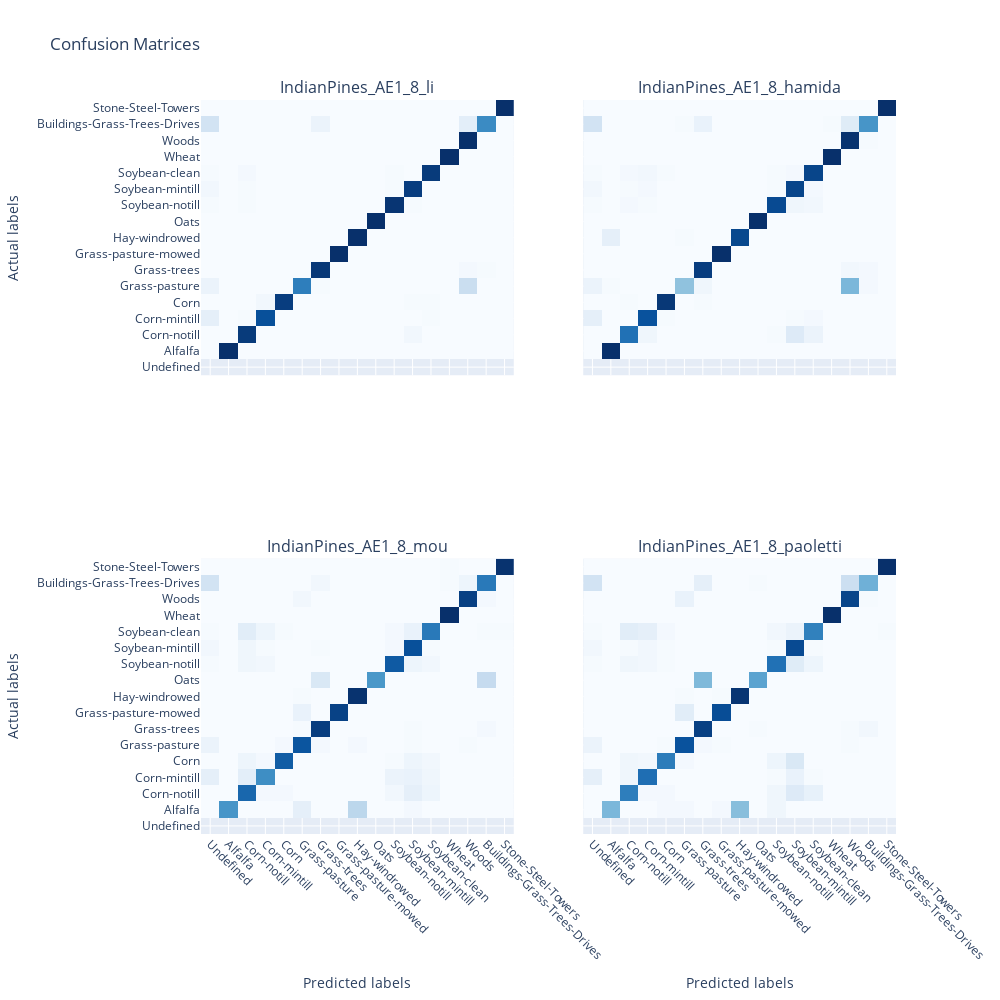

Write notebook code for a chart like this one.
### Markdown cell above
# CONFUSION MATRICES

NO CLASS BALANCING:
- Salinas_PCA: OK for all models and n_comps
- Salinas_FastICA: 
    - CNNs performed well except for LI NOT CONVERGING with 15 and 30 components
    - RNNs peformed well except for MOU NOT CONVERGING with 30 components
- IndianPines_PCA: 
    - CNNs presented slightly worse reults with 8 components. Also, LI NOT CONVERGING with 30 components
    - RNNs presented very poor results with any number of components. 

- IndianPines_FastICA:
    - CNNs presented slightly better results than with PCA. 
    - RNNs presented much better results than with PCA.

### Code cell
# dr = 'PCA'
dr = 'AE1'

n_comps = 8
exps = [
    f'{ds}_{dr}_{n_comps}_li',
    f'{ds}_{dr}_{n_comps}_hamida',
    f'{ds}_{dr}_{n_comps}_mou',
    f'{ds}_{dr}_{n_comps}_paoletti'
]
show_confusion_matrices(df_results, exps, labels=LABELS[ds], normalize=True)

n_comps = 15
exps = [
    f'{ds}_{dr}_{n_comps}_li',
    f'{ds}_{dr}_{n_comps}_hamida',
    f'{ds}_{dr}_{n_comps}_mou',
    f'{ds}_{dr}_{n_comps}_paoletti'
]
show_confusion_matrices(df_results, exps, labels=LABELS[ds], normalize=True)

n_comps = 30
exps = [
    f'{ds}_{dr}_{n_comps}_li',
    f'{ds}_{dr}_{n_comps}_hamida',
    f'{ds}_{dr}_{n_comps}_mou',
    f'{ds}_{dr}_{n_comps}_paoletti'
]
show_confusion_matrices(df_results, exps, labels=LABELS[ds], normalize=True)

### Figure 1 — Plotly figure (JSON) as saved in the notebook; plotly's stock layout.template omitted (floating-point values rounded to 4 significant figures; data arrays with more than 128 entries replaced by an {"elided": "..."} marker saying what was removed)
{"data": [{"colorbar": {"title": {"text": "Normalized"}}, "colorscale": [[0, "rgb(247,251,255)"], [0.125, "rgb(222,235,247)"], [0.25, "rgb(198,219,239)"], [0.375, "rgb(158,202,225)"], [0.5, "rgb(107,174,214)"], [0.625, "rgb(66,146,198)"], [0.75, "rgb(33,113,181)"], [0.875, "rgb(8,81,156)"], [1, "rgb(8,48,107)"]], "showscale": false, "type": "heatmap", "x": ["Undefined", "Alfalfa", "Corn-notill", "Corn-mintill", "Corn", "Grass-pasture", "Grass-trees", "Grass-pasture-mowed", "Hay-windrowed", "Oats", "Soybean-notill", "Soybean-mintill", "Soybean-clean", "Wheat", "Woods", "Buildings-Grass-Trees-Drives", "Stone-Steel-Towers"], "xaxis": "x", "y": ["Undefined", "Alfalfa", "Corn-notill", "Corn-mintill", "Corn", "Grass-pasture", "Grass-trees", "Grass-pasture-mowed", "Hay-windrowed", "Oats", "Soybean-notill", "Soybean-mintill", "Soybean-clean", "Wheat", "Woods", "Buildings-Grass-Trees-Drives", "Stone-Steel-Towers"], "yaxis": "y", "z": {"elided": "17x17 float values"}, "zmax": 1, "zmin": 0}, {"colorbar": {"title": {"text": "Normalized"}}, "colorscale": [[0, "rgb(247,251,255)"], [0.125, "rgb(222,235,247)"], [0.25, "rgb(198,219,239)"], [0.375, "rgb(158,202,225)"], [0.5, "rgb(107,174,214)"], [0.625, "rgb(66,146,198)"], [0.75, "rgb(33,113,181)"], [0.875, "rgb(8,81,156)"], [1, "rgb(8,48,107)"]], "showscale": false, "type": "heatmap", "x": ["Undefined", "Alfalfa", "Corn-notill", "Corn-mintill", "Corn", "Grass-pasture", "Grass-trees", "Grass-pasture-mowed", "Hay-windrowed", "Oats", "Soybean-notill", "Soybean-mintill", "Soybean-clean", "Wheat", "Woods", "Buildings-Grass-Trees-Drives", "Stone-Steel-Towers"], "xaxis": "x2", "y": ["Undefined", "Alfalfa", "Corn-notill", "Corn-mintill", "Corn", "Grass-pasture", "Grass-trees", "Grass-pasture-mowed", "Hay-windrowed", "Oats", "Soybean-notill", "Soybean-mintill", "Soybean-clean", "Wheat", "Woods", "Buildings-Grass-Trees-Drives", "Stone-Steel-Towers"], "yaxis": "y2", "z": {"elided": "17x17 float values"}, "zmax": 1, "zmin": 0}, {"colorbar": {"title": {"text": "Normalized"}}, "colorscale": [[0, "rgb(247,251,255)"], [0.125, "rgb(222,235,247)"], [0.25, "rgb(198,219,239)"], [0.375, "rgb(158,202,225)"], [0.5, "rgb(107,174,214)"], [0.625, "rgb(66,146,198)"], [0.75, "rgb(33,113,181)"], [0.875, "rgb(8,81,156)"], [1, "rgb(8,48,107)"]], "showscale": false, "type": "heatmap", "x": ["Undefined", "Alfalfa", "Corn-notill", "Corn-mintill", "Corn", "Grass-pasture", "Grass-trees", "Grass-pasture-mowed", "Hay-windrowed", "Oats", "Soybean-notill", "Soybean-mintill", "Soybean-clean", "Wheat", "Woods", "Buildings-Grass-Trees-Drives", "Stone-Steel-Towers"], "xaxis": "x3", "y": ["Undefined", "Alfalfa", "Corn-notill", "Corn-mintill", "Corn", "Grass-pasture", "Grass-trees", "Grass-pasture-mowed", "Hay-windrowed", "Oats", "Soybean-notill", "Soybean-mintill", "Soybean-clean", "Wheat", "Woods", "Buildings-Grass-Trees-Drives", "Stone-Steel-Towers"], "yaxis": "y3", "z": {"elided": "17x17 float values"}, "zmax": 1, "zmin": 0}, {"colorbar": {"title": {"text": "Normalized"}}, "colorscale": [[0, "rgb(247,251,255)"], [0.125, "rgb(222,235,247)"], [0.25, "rgb(198,219,239)"], [0.375, "rgb(158,202,225)"], [0.5, "rgb(107,174,214)"], [0.625, "rgb(66,146,198)"], [0.75, "rgb(33,113,181)"], [0.875, "rgb(8,81,156)"], [1, "rgb(8,48,107)"]], "showscale": false, "type": "heatmap", "x": ["Undefined", "Alfalfa", "Corn-notill", "Corn-mintill", "Corn", "Grass-pasture", "Grass-trees", "Grass-pasture-mowed", "Hay-windrowed", "Oats", "Soybean-notill", "Soybean-mintill", "Soybean-clean", "Wheat", "Woods", "Buildings-Grass-Trees-Drives", "Stone-Steel-Towers"], "xaxis": "x4", "y": ["Undefined", "Alfalfa", "Corn-notill", "Corn-mintill", "Corn", "Grass-pasture", "Grass-trees", "Grass-pasture-mowed", "Hay-windrowed", "Oats", "Soybean-notill", "Soybean-mintill", "Soybean-clean", "Wheat", "Woods", "Buildings-Grass-Trees-Drives", "Stone-Steel-Towers"], "yaxis": "y4", "z": {"elided": "17x17 float values"}, "zmax": 1, "zmin": 0}], "layout": {"annotations": [{"font": {"size": 16}, "showarrow": false, "text": "IndianPines_AE1_8_li", "x": 0.225, "xanchor": "center", "xref": "paper", "y": 1, "yanchor": "bottom", "yref": "paper"}, {"font": {"size": 16}, "showarrow": false, "text": "IndianPines_AE1_8_hamida", "x": 0.775, "xanchor": "center", "xref": "paper", "y": 1, "yanchor": "bottom", "yref": "paper"}, {"font": {"size": 16}, "showarrow": false, "text": "IndianPines_AE1_8_mou", "x": 0.225, "xanchor": "center", "xref": "paper", "y": 0.375, "yanchor": "bottom", "yref": "paper"}, {"font": {"size": 16}, "showarrow": false, "text": "IndianPines_AE1_8_paoletti", "x": 0.775, "xanchor": "center", "xref": "paper", "y": 0.375, "yanchor": "bottom", "yref": "paper"}], "height": 1000, "showlegend": false, "title": {"text": "Confusion Matrices"}, "width": 1000, "xaxis": {"anchor": "y", "domain": [0, 0.45], "showticklabels": false}, "xaxis2": {"anchor": "y2", "domain": [0.55, 1], "showticklabels": false}, "xaxis3": {"anchor": "y3", "domain": [0, 0.45], "tickangle": 45, "title": {"text": "Predicted labels"}, "type": "category"}, "xaxis4": {"anchor": "y4", "domain": [0.55, 1], "tickangle": 45, "title": {"text": "Predicted labels"}, "type": "category"}, "yaxis": {"anchor": "x", "domain": [0.625, 1], "title": {"text": "Actual labels"}, "type": "category"}, "yaxis2": {"anchor": "x2", "domain": [0.625, 1], "showticklabels": false}, "yaxis3": {"anchor": "x3", "domain": [0, 0.375], "title": {"text": "Actual labels"}, "type": "category"}, "yaxis4": {"anchor": "x4", "domain": [0, 0.375], "showticklabels": false}}}
